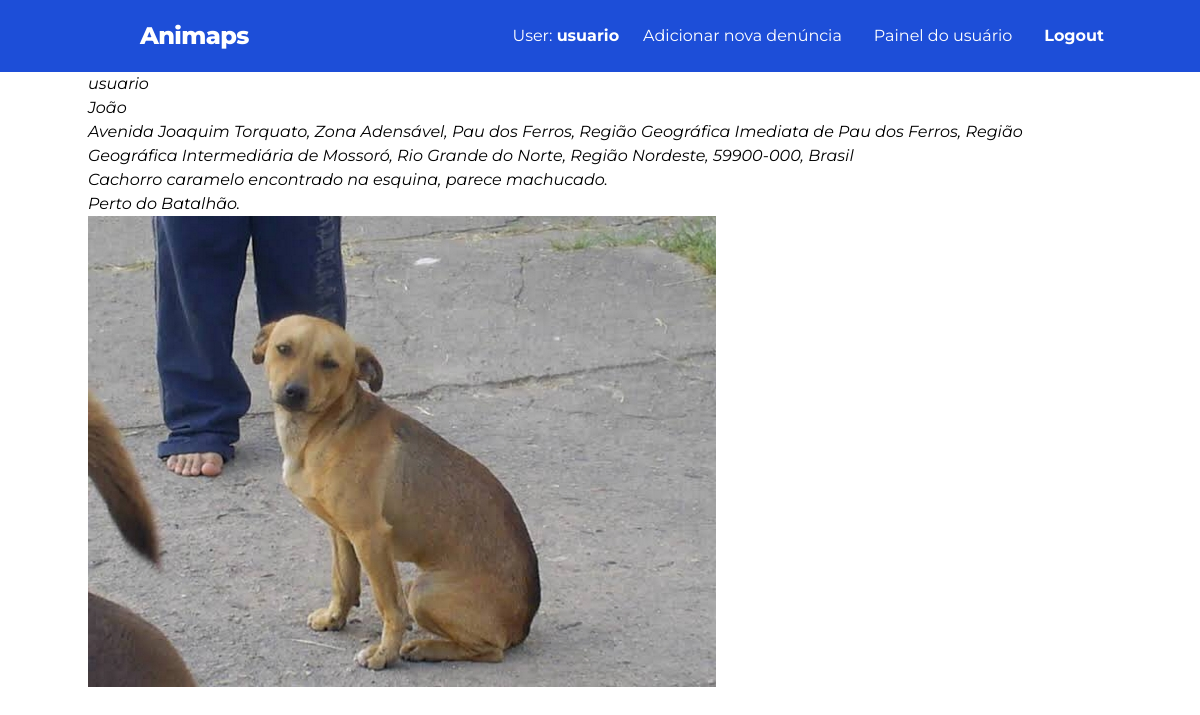
Before: /painel-usuario/ (signed in) with the older database file.
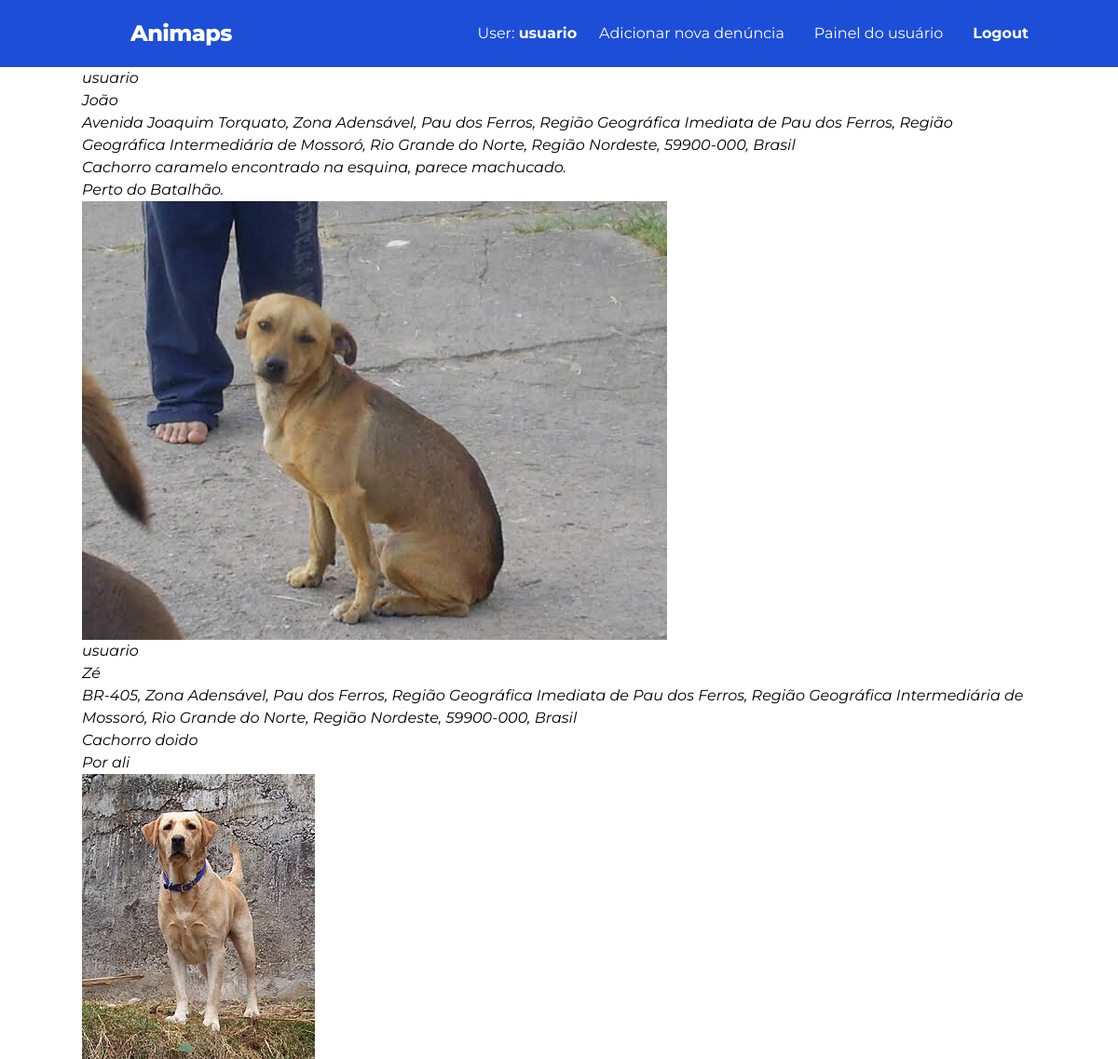
After: the same page with the newer database file.
### animais/models.py (models this page shows)
class Animal(models.Model):
    id = models.UUIDField(default=uuid.uuid4, primary_key=True)
    username = models.CharField(max_length=150)
    endereço = models.CharField(max_length=300)
    descriçao = models.CharField(max_length=350)
    ponto_ref = models.CharField(max_length=400, null=True)
    coordX = models.FloatField()
    coordY = models.FloatField()
    foto = models.ImageField(upload_to='images/', null=True, blank=True)
    user = models.ForeignKey(settings.AUTH_USER_MODEL,
                             on_delete=models.CASCADE)
    state = models.CharField(max_length=50, default='Pendente', choices=[
        ('Pendente', 'Pendente'),
        ('Resgatado', 'Resgatado'),
        ('Não Localizado', 'Não localizado'),
    ])

### animais/views.py (the view)
# urls.py: path('painel-usuario/', views.dashboardUser, name='painel-usuario'),
@login_required(login_url='login')
def dashboardUser(request):
    useranimais = Animal.objects.filter(user=request.user)
    return render(request, 'animais/user-dashboard.html', {'useranimais': useranimais})

### animais/templates/animais/user-dashboard.html (shortened to what this page needs)
<!DOCTYPE html>
<html lang="pt-br">
    <head>
        {% load static %}
        <link href="https://cdn.jsdelivr.net/npm/tailwindcss@2.2.19/dist/tailwind.min.css" rel="stylesheet">
        <link rel="stylesheet" href="https://unpkg.com/leaflet@1.9.2/dist/leaflet.css"
 />
    </head>
    <body class="bg-white font-sans leading-normal tracking-normal">
        {% include '../templs/header.html' %}
        <div class="container mx-auto ">
            <div class="">
                {% for animal in useranimais %}
                <div class="">
                    <div class="">
                        <p class="italic">{{ animal.user }}</p>
                        <p class="italic">{{ animal.username }}</p>
                        <p class="italic">{{ animal.endereço }}</p>
                        <p class="italic">{{ animal.descriçao }}</p>
                        <p class="italic">{{ animal.ponto_ref }}</p>
                        <div class="detail">
                            {% if animal.foto %}
                            <img src="{{ animal.foto.url }}">
                            {% endif %}
                        </div>
                    </div>
                </div>
                {% endfor %}
            </div>
        </div>
    </body>
</html>

### animais/templates/templs/header.html (shortened to what this page needs)
<header class="bg-blue-700  p-4 text-white relative z-20 font-serif">
    <div class="container mx-auto flex justify-between items-center">
        <div class="flex items-center">
            <iconify-icon class="w-8 h-8 mr-5" icon="emojione-monotone:paw-prints" style="color: #d9d9d9; font-size:40px;"></iconify-icon>
            <h1 class="text-2xl font-extrabold tracking-tight">Animaps</h1>
        </div>
        <ul class="hidden md:flex items-center space-x-4">
            <li class="text-white">User: <span class="font-bold"> {{ user.get_username }} </span></li>
            <li class="py-2 px-2 hover:bg-blue-800 hover:underline hover:text-white transition duration-300 ease-in-out"><a href="{% url 'registrar' %}">Adicionar nova denúncia</a></li>
            <li class="py-2 px-2 hover:bg-blue-800 hover:underline hover:text-white transition duration-300 ease-in-out"><a href="{% url 'painel-usuario' %}">Painel do usuário</a></li>
            <li class="py-2 px-2 font-bold hover:underline  hover:bg-blue-800 hover:text-white transition duration-300 ease-in-out"><a href="{% url 'logout' %}?next={{ request.path }}">Logout</a></li>
        </ul>
    </div>
</header>

### animais/templates/templs/header.html (style rules this page uses)
* { font-family: Montserrat; }

Changed rows visible on the page:
added Animal: user "usuario", username "Zé", endereço "BR-405, Zona Adensável, Pau dos Ferros, Região Geográfica Imediata de Pau dos Ferros, Região Geográfica Intermediária de Mossoró, Rio Grande do Norte, Região Nordeste, 59900-000, Brasil", descriçao "Cachorro doido", ponto_ref "Por ali", foto (picture)
